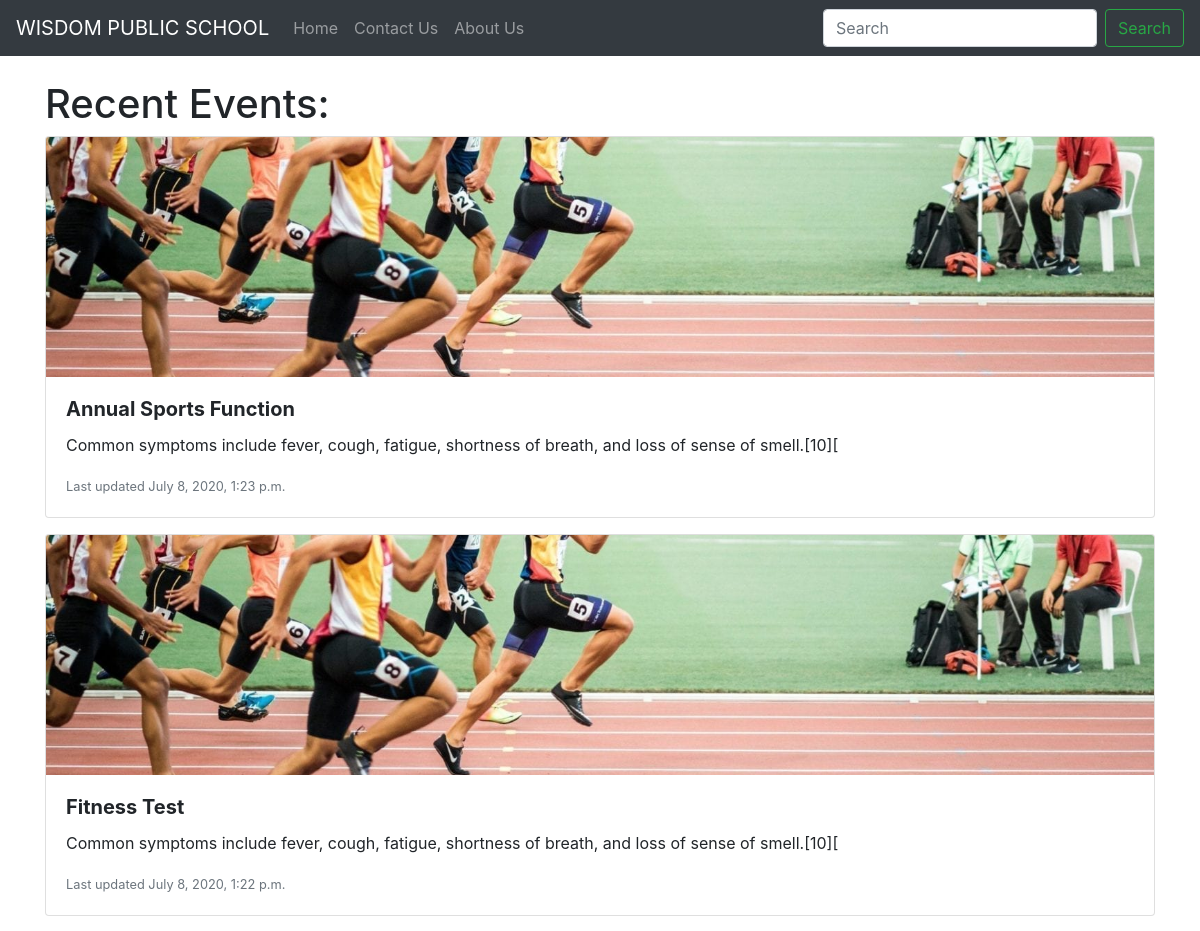
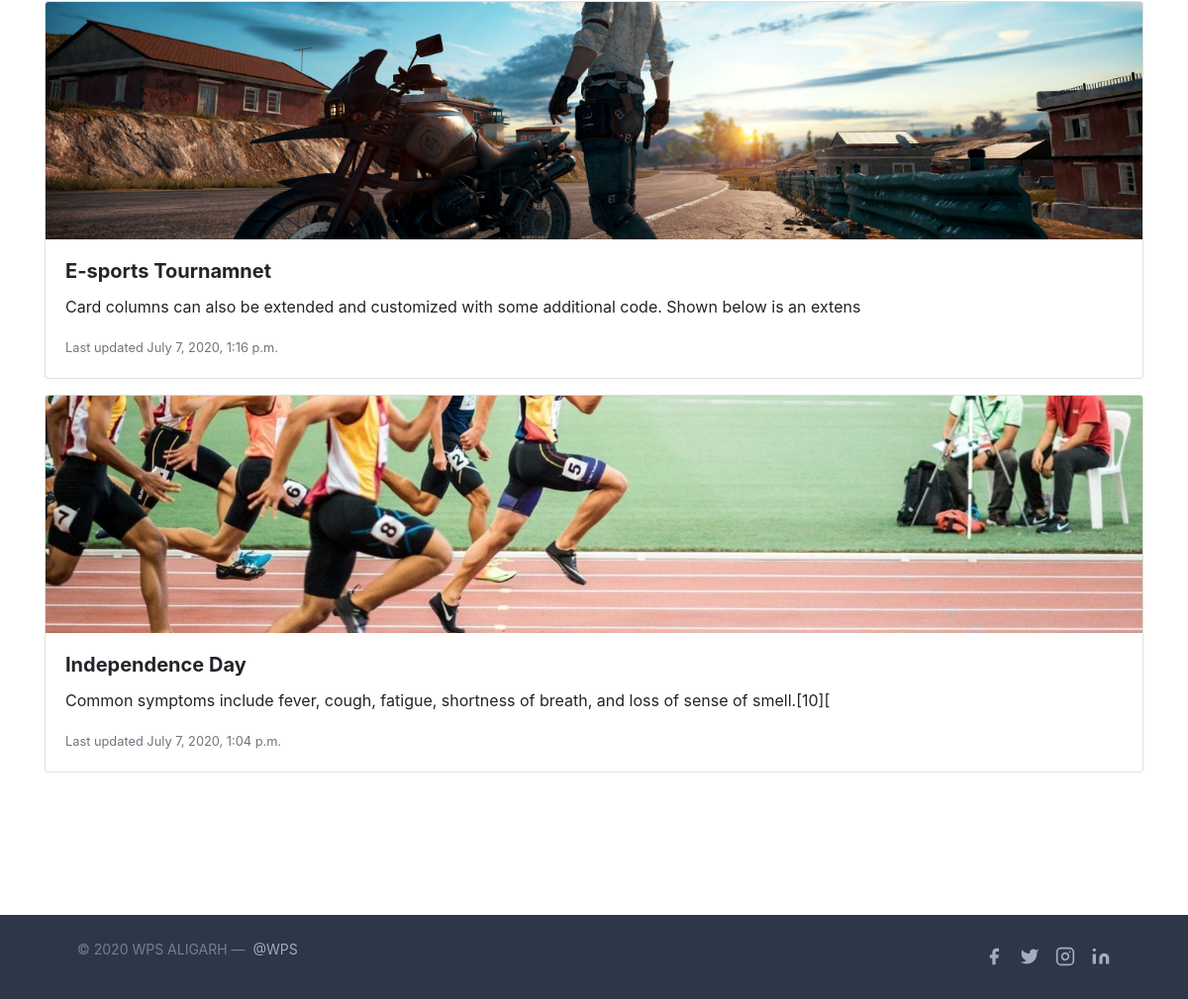
Screenshot of /events/ with the database file from the repository (2 pictures, top to bottom).
### home/models.py (models this page shows, shortened)
class Events(models.Model):
    title = models.CharField(max_length=50)
    image = models.ImageField(upload_to='media/events/', default='media/events/event.jpg')
    image2 = models.ImageField(upload_to='media/events/', default='media/events/event2.jpg')
    about = models.TextField()
    timeStamp = models.DateTimeField(auto_now_add=True, blank=True)

### home/views.py (the view)
# urls.py: path('events/', views.events, name='events'),
def events(request):
    event = Events.objects.all().order_by('-timeStamp')
    return render(request, 'home/events.html', {'event': event})

### templates/home/events.html (shortened to what this page needs)
{% extends 'base.html' %}
{% block body  %}
<div class="container my-4">
    <h1>Recent Events:</h1>
    {% for eve in event %}
    <div class="card mb-3">
        <img src="/media/{{eve.image}}" class="card-img-top" alt="...">
        <div class="card-body">
            <h5 class="card-title"><b>{{eve.title}}</b></h5>
            <p class="card-text">{{eve.about|slice:'0:100'}}</p>
            <p class="card-text"><small class="text-muted">Last updated {{eve.timeStamp}} </small></p>
        </div>
    </div>
    {% endfor %}
</div>
{% endblock %}

### rows the page displays
Events: image (picture), title "Annual Sports Function", about "Common symptoms include fever, cough, fatigue, shortness of breath, and loss of sense of smell.[10][", timeStamp "July 8, 2020, 1:23 p.m."
Events: image (picture), title "Fitness Test", about "Common symptoms include fever, cough, fatigue, shortness of breath, and loss of sense of smell.[10][", timeStamp "July 8, 2020, 1:22 p.m."
Events: image (picture), title "E-sports Tournamnet", about "Card columns can also be extended and customized with some additional code. Shown below is an extens", timeStamp "July 7, 2020, 1:16 p.m."
Events: image (picture), title "Independence Day", about "Common symptoms include fever, cough, fatigue, shortness of breath, and loss of sense of smell.[10][", timeStamp "July 7, 2020, 1:04 p.m."
